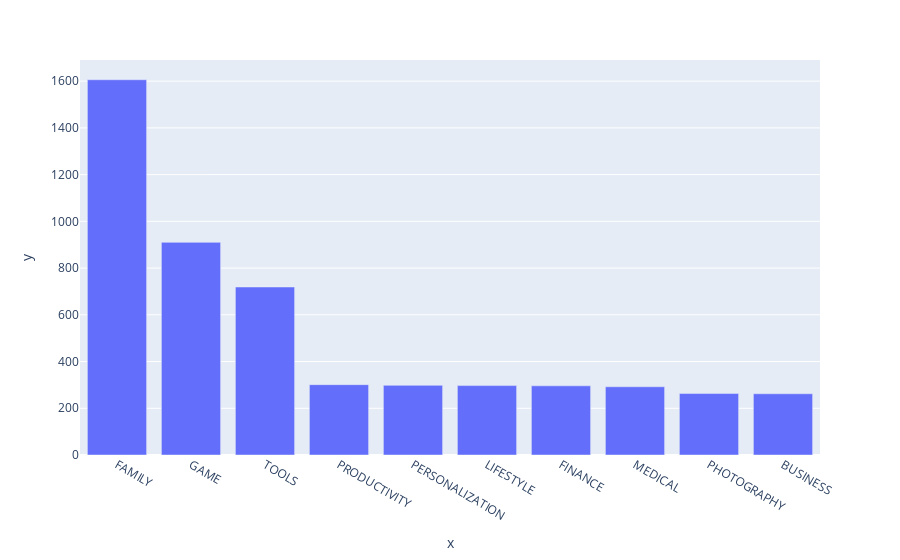

Notebook code for this chart:
### Markdown cell above
### Vertical Bar Chart - Highest Competition (Number of Apps)

### Code cell
# Family and Game apps appear to be the most competitive categories.
bar = px.bar(x=top_10_categories.index, y=top_10_categories.values)
bar.show()

### Figure 1 — Plotly figure (JSON) as saved in the notebook; plotly's stock layout.template omitted (floating-point values rounded to 4 significant figures)
{"data": [{"alignmentgroup": "True", "hovertemplate": "x=%{x}<br>y=%{y}<extra></extra>", "legendgroup": "", "marker": {"color": "#636efa", "pattern": {"shape": ""}}, "name": "", "offsetgroup": "", "orientation": "v", "showlegend": false, "textposition": "auto", "type": "bar", "x": ["FAMILY", "GAME", "TOOLS", "PRODUCTIVITY", "PERSONALIZATION", "LIFESTYLE", "FINANCE", "MEDICAL", "PHOTOGRAPHY", "BUSINESS"], "xaxis": "x", "y": [1606, 910, 719, 301, 298, 297, 296, 292, 263, 262], "yaxis": "y"}], "layout": {"autosize": true, "barmode": "relative", "legend": {"tracegroupgap": 0}, "margin": {"t": 60}, "xaxis": {"anchor": "y", "autorange": true, "domain": [0, 1], "range": [-0.5, 9.5], "title": {"text": "x"}, "type": "category"}, "yaxis": {"anchor": "x", "autorange": true, "domain": [0, 1], "range": [0, 1691.0], "title": {"text": "y"}, "type": "linear"}}}
